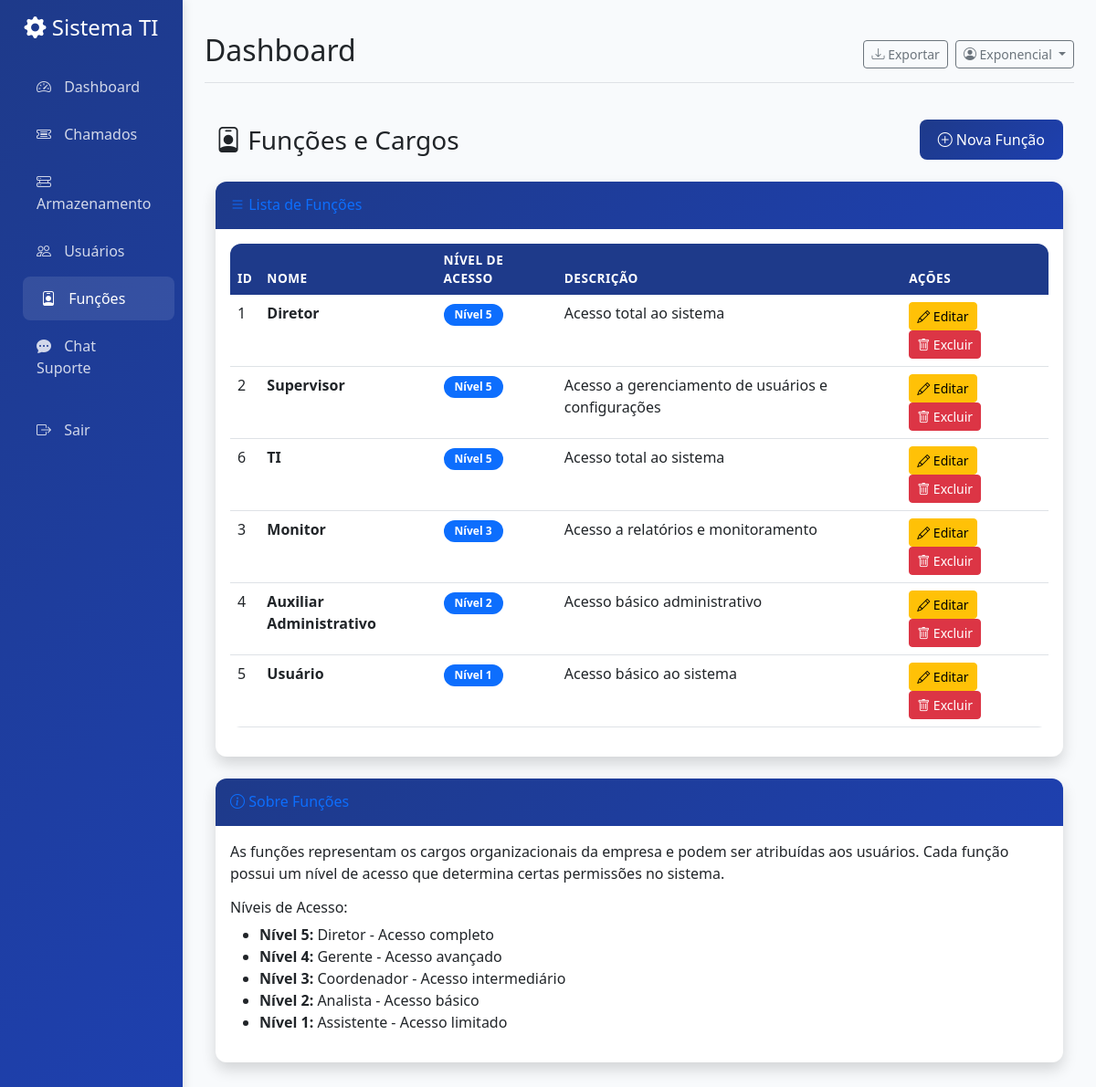
Page /funcoes/ (signed in) on the earlier database version.
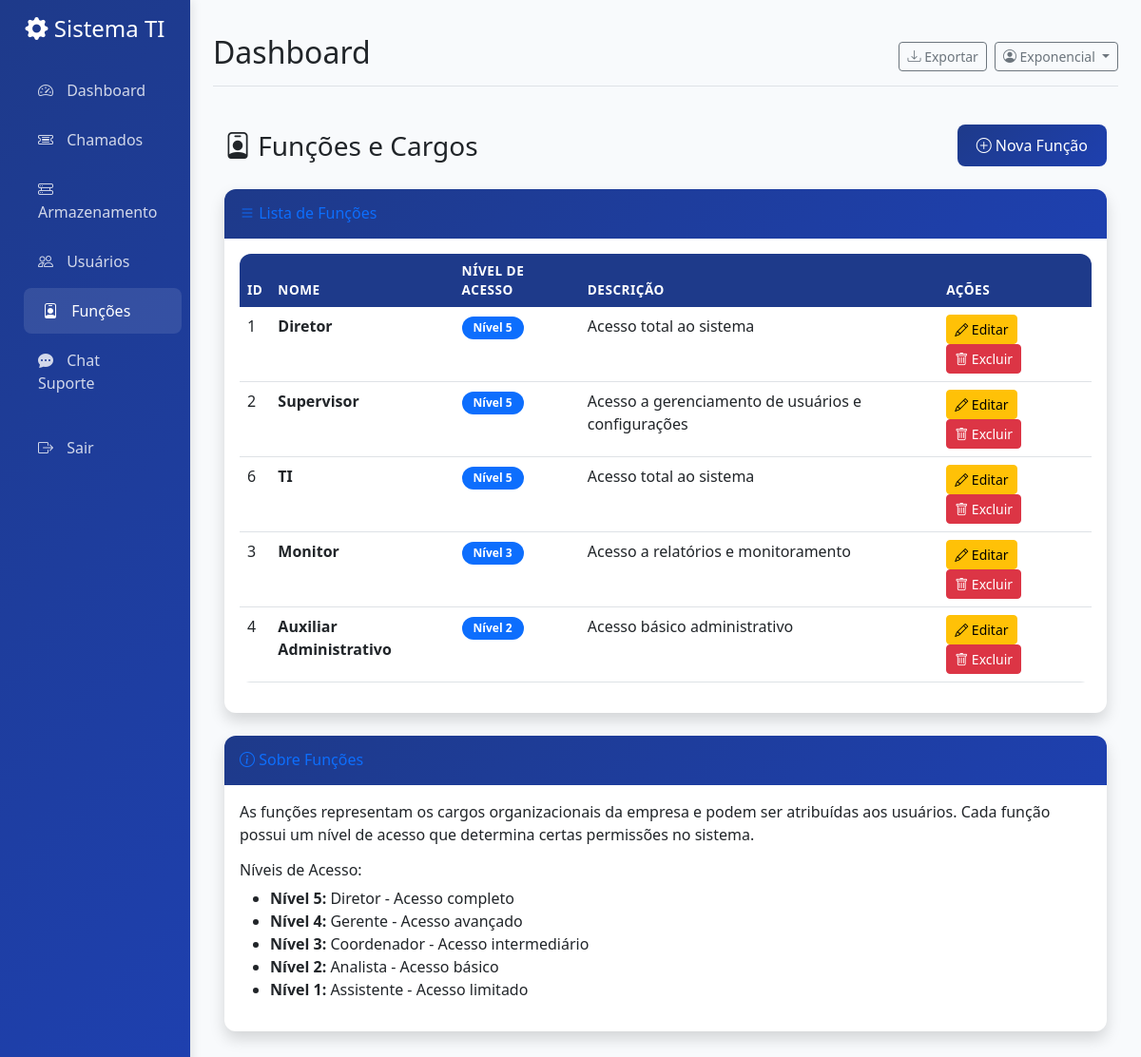
Same page on the later database version.
### models/user.py (models this page shows, shortened)
class User(UserMixin, db.Model):
    __tablename__ = 'users'
    id = db.Column(db.Integer, primary_key=True)
    username = db.Column(db.String(80), unique=True, nullable=False)
    password_hash = db.Column(db.String(120), nullable=False)
    role = db.Column(db.String(20), nullable=False, default='user')  # admin, user, tech
    created_at = db.Column(db.DateTime, default=datetime.utcnow)
    is_active = db.Column(db.Boolean, default=True)
    chamados_criados = db.relationship('Chamado', backref='criador', lazy=True, foreign_keys='Chamado.criado_por')
    chamados_atribuidos = db.relationship('Chamado', backref='tecnico', lazy=True, foreign_keys='Chamado.atribuido_para')

### tables this page shows
CREATE TABLE funcoes (
                id INTEGER PRIMARY KEY AUTOINCREMENT,
                nome TEXT NOT NULL UNIQUE,
                nivel_acesso INTEGER NOT NULL DEFAULT 1,
                descricao TEXT,
                created_at TIMESTAMP NOT NULL DEFAULT CURRENT_TIMESTAMP,
                updated_at TIMESTAMP NOT NULL DEFAULT CURRENT_TIMESTAMP
            );

### routes/funcao_routes.py (the view)
@funcao_bp.route('/')
@login_required
@admin_required
def listar_funcoes():
    conn = get_db_connection()
    funcoes_rows = conn.execute('SELECT * FROM funcoes ORDER BY nivel_acesso DESC').fetchall()
    conn.close()
    funcoes = [Funcao.from_db_row(row) for row in funcoes_rows]
    return render_template('funcoes.html', funcoes=funcoes)

### app.py (called while the page is built)
def get_user_role():
    if 'user_id' not in session:
        return None
    return session.get('role')

def is_admin():
    return get_user_role() == 'admin'

def can_access_chamados():
    role = get_user_role()
    return role in ['admin', 'diretor', 'supervisor', 'tech', 'administrativo', 'user']

def can_access_storage():
    role = get_user_role()
    return role in ['admin', 'diretor', 'supervisor', 'tech']

def can_access_funcoes():
    return get_user_role() == 'admin'

def can_access_chat():
    role = get_user_role()
    return role in ['admin', 'diretor', 'supervisor', 'tech', 'administrativo']

### models/funcao.py (called while the page is built)
    @classmethod
    def from_db_row(cls, row):
        if not row:
            return None
        return cls(
            id=row['id'],
            nome=row['nome'],
            nivel_acesso=row['nivel_acesso'],
            descricao=row['descricao'],
            created_at=row['created_at'],
            updated_at=row['updated_at']
        )

### routes/funcao_routes.py (called while the page is built)
def get_db_connection():
    conn = sqlite3.connect('chamados_ti.db')
    conn.row_factory = sqlite3.Row
    return conn

def login_required(f):
    @wraps(f)
    def decorated_function(*args, **kwargs):
        if 'user_id' not in session:
            flash('Por favor, faça login para acessar esta página.', 'warning')
            return redirect(url_for('login'))
        return f(*args, **kwargs)
    return decorated_function

def admin_required(f):
    @wraps(f)
    def decorated_function(*args, **kwargs):
        if 'user_id' not in session:
            flash('Por favor, faça login para acessar esta página.', 'warning')
            return redirect(url_for('login'))
        conn = get_db_connection()
        user = conn.execute('SELECT * FROM users WHERE id = ?', (session['user_id'],)).fetchone()
        conn.close()
        if not (user['role'] == 'admin' or user['funcao_id'] == 1):  # 1 = Diretor (nível mais alto)
            flash('Você não tem permissão para acessar esta página.', 'danger')
            return redirect(url_for('dashboard'))
        return f(*args, **kwargs)
    return decorated_function

### templates/funcoes.html (shortened to what this page needs)
{% extends 'base.html' %}
{% block content %}
<div class="container-fluid py-4">
    <div class="d-flex justify-content-between align-items-center mb-4">
        <h1 class="h3 mb-0 text-gray-800">
            <i class="bi bi-person-badge"></i> Funções e Cargos
        </h1>
        {% if session.role == 'admin' %}
        <a href="{{ url_for('funcao.adicionar_funcao') }}" class="btn btn-primary">
            <i class="bi bi-plus-circle"></i> Nova Função
        </a>
        {% endif %}
    </div>
    <div class="row">
        <div class="col-12">
            <div class="card shadow">
                <div class="card-header py-3">
                    <h6 class="m-0 font-weight-bold text-primary">
                        <i class="bi bi-list"></i> Lista de Funções
                    </h6>
                </div>
                <div class="card-body">
                    {% if funcoes %}
                    <div class="table-responsive">
                        <table class="table table-hover">
                            <thead class="table-light">
                                <tr>
                                    <th>ID</th>
                                    <th>Nome</th>
                                    <th>Nível de Acesso</th>
                                    <th>Descrição</th>
                                    <th>Ações</th>
                                </tr>
                            </thead>
                            <tbody>
                                {% for funcao in funcoes %}
                                <tr>
                                    <td>{{ funcao.id }}</td>
                                    <td>
                                        <strong>{{ funcao.nome }}</strong>
                                    </td>
                                    <td>
                                        <span class="badge bg-primary">Nível {{ funcao.nivel_acesso }}</span>
                                    </td>
                                    <td>{{ funcao.descricao or '-' }}</td>
                                    <td>
                                        {% if session.role == 'admin' %}
                                        <a href="{{ url_for('funcao.editar_funcao', id=funcao.id) }}" class="btn btn-sm btn-warning">
                                            <i class="bi bi-pencil"></i> Editar
                                        </a>
                                        <button type="button" class="btn btn-sm btn-danger btn-delete-funcao"
                                                data-funcao-id="{{ funcao.id }}"
                                                data-funcao-nome="{{ funcao.nome }}"
                                                data-delete-url="{{ url_for('funcao.excluir_funcao', id=funcao.id) }}">
                                            <i class="bi bi-trash"></i> Excluir
                                        </button>
                                        {% else %}
                                        <span class="text-muted">-</span>
                                        {% endif %}
                                    </td>
                                </tr>
                                {% endfor %}
                            </tbody>
                        </table>
                    </div>
                    {% endif %}
                </div>
            </div>
        </div>
    </div>
    <div class="row mt-4">
        <div class="col-12">
            <div class="card shadow">
                <div class="card-header py-3">
                    <h6 class="m-0 font-weight-bold text-primary">
                        <i class="bi bi-info-circle"></i> Sobre Funções
                    </h6>
                </div>
                <div class="card-body">
                    <p>
                        As funções representam os cargos organizacionais da empresa e podem ser atribuídas aos usuários.
                        Cada função possui um nível de acesso que determina certas permissões no sistema.
                    </p>
                    <h6>Níveis de Acesso:</h6>
                    <ul>
                        <li><strong>Nível 5:</strong> Diretor - Acesso completo</li>
                        <li><strong>Nível 4:</strong> Gerente - Acesso avançado</li>
                        <li><strong>Nível 3:</strong> Coordenador - Acesso intermediário</li>
                        <li><strong>Nível 2:</strong> Analista - Acesso básico</li>
                        <li><strong>Nível 1:</strong> Assistente - Acesso limitado</li>
                    </ul>
                </div>
            </div>
        </div>
    </div>
</div>
{% endblock %}

### templates/base.html (shortened to what this page needs)
<!DOCTYPE html>
<html lang="pt-BR">
<head>
    <link href="https://cdn.jsdelivr.net/npm/bootstrap@5.3.0/dist/css/bootstrap.min.css" rel="stylesheet">
    <link href="https://cdn.jsdelivr.net/npm/bootstrap-icons@1.10.0/font/bootstrap-icons.css" rel="stylesheet">
</head>
<body>
    <div class="container-fluid">
        <div class="row">
            <nav class="col-md-3 col-lg-2 d-md-block sidebar collapse" id="sidebar">
                <div class="position-sticky pt-3">
                    <div class="text-center mb-4">
                        <h4 class="text-white">
                            <i class="bi bi-gear-fill"></i>
                            Sistema TI
                        </h4>
                    </div>
                    <ul class="nav flex-column">
                        <li class="nav-item">
                            <a class="nav-link {% if request.endpoint == 'dashboard' %}active{% endif %}"
                               href="{{ url_for('dashboard') }}">
                                <i class="bi bi-speedometer2"></i>
                                Dashboard
                            </a>
                        </li>
                        {% if can_access_chamados() %}
                        <li class="nav-item">
                            <a class="nav-link {% if request.endpoint.startswith('chamados') %}active{% endif %}"
                               href="{{ url_for('chamados') }}">
                                <i class="bi bi-ticket-detailed"></i>
                                Chamados
                            </a>
                        </li>
                        {% endif %}
                        {% if can_access_storage() %}
                        <li class="nav-item">
                <a class="nav-link {% if request.endpoint.startswith('servidor') %}active{% endif %}"
                   href="{{ url_for('servidor.listar_servidores') }}">
                                <i class="bi bi-hdd-rack"></i>
                                Armazenamento
                            </a>
                        </li>
                        {% endif %}
                        {% if is_admin() %}
                        <li class="nav-item">
                            <a class="nav-link {% if request.endpoint == 'gerenciar_usuarios' %}active{% endif %}"
                               href="{{ url_for('gerenciar_usuarios') }}">
                                <i class="bi bi-people"></i>
                                Usuários
                            </a>
                        </li>
                        {% endif %}
                        {% if can_access_funcoes() %}
                        <li class="nav-item">
                            <a class="nav-link {% if request.endpoint.startswith('funcao') %}active{% endif %}"
                               href="{{ url_for('funcao.listar_funcoes') }}">
                                <i class="bi bi-person-badge"></i>
                                Funções
                            </a>
                        </li>
                        {% endif %}
                        {% if can_access_chat() %}
                        <li class="nav-item">
                            <a class="nav-link {% if request.endpoint == 'chat' %}active{% endif %}"
                               href="{{ url_for('chat') }}">
                                <i class="bi bi-chat-dots-fill"></i>
                                Chat Suporte
                            </a>
                        </li>
                        {% endif %}
                        <li class="nav-item mt-3">
                            <a class="nav-link" href="{{ url_for('logout') }}">
                                <i class="bi bi-box-arrow-right"></i>
                                Sair
                            </a>
                        </li>
                    </ul>
                </div>
            </nav>
            <main class="col-md-9 ms-sm-auto col-lg-10 px-md-4 main-content">
                <div class="d-flex justify-content-between flex-wrap flex-md-nowrap align-items-center pt-3 pb-2 mb-3 border-bottom">
                    <h1 class="h2">{% block page_title %}Dashboard{% endblock %}</h1>
                    <div class="btn-toolbar mb-2 mb-md-0">
                        <div class="btn-group me-2">
                            <button type="button" class="btn btn-sm btn-outline-secondary">
                                <i class="bi bi-download"></i> Exportar
                            </button>
                        </div>
                        <div class="dropdown">
                            <button class="btn btn-sm btn-outline-secondary dropdown-toggle" type="button" data-bs-toggle="dropdown">
                                <i class="bi bi-person-circle"></i> {{ session.username }}
                            </button>
                        </div>
                    </div>
                </div>
                {% block content %}{% endblock %}
            </main>
        </div>
    </div>
</body>
</html>

### templates/base.html (style rules this page uses)
:root { --primary-color: #1e3a8a; --secondary-color: #6b7280; --success-color: #10b981; --warning-color: #f59e0b; --danger-color: #ef4444; --info-color: #3b82f6; }
body { background-color: #f8fafc; font-family: 'Segoe UI', Tahoma, Geneva, Verdana, sans-serif; }
.sidebar { background: linear-gradient(135deg, var(--primary-color) 0%, #1e40af 100%); min-height: 100vh; box-shadow: 2px 0 10px rgba(0,0,0,0.1); }
.sidebar .nav-link { color: rgba(255,255,255,0.8); padding: 12px 20px; border-radius: 8px; margin: 2px 8px; transition: all 0.3s ease; }
.sidebar .nav-link:hover, .sidebar .nav-link.active { background-color: rgba(255,255,255,0.1); color: white; transform: translateX(5px); }
.sidebar .nav-link i { margin-right: 10px; width: 20px; }
.main-content { padding: 20px; }
.card { border: none; border-radius: 12px; box-shadow: 0 4px 6px rgba(0,0,0,0.05); transition: transform 0.2s ease, box-shadow 0.2s ease; }
.card-header { background: linear-gradient(135deg, var(--primary-color) 0%, #1e40af 100%); color: white; border-radius: 12px 12px 0 0 !important; border: none; }
.btn-primary { background: linear-gradient(135deg, var(--primary-color) 0%, #1e40af 100%); border: none; border-radius: 8px; padding: 10px 20px; font-weight: 500; }
.badge { font-size: 0.75rem; padding: 6px 12px; border-radius: 20px; }
.table { background: white; border-radius: 12px; overflow: hidden; }
.table thead th { background-color: var(--primary-color); color: white; border: none; font-weight: 600; text-transform: uppercase; font-size: 0.85rem; letter-spacing: 0.5px; }

Differences in the rows shown:
removed funcoes: id "5", nome "Usuário", nivel_acesso "1", descricao "Acesso básico ao sistema"
